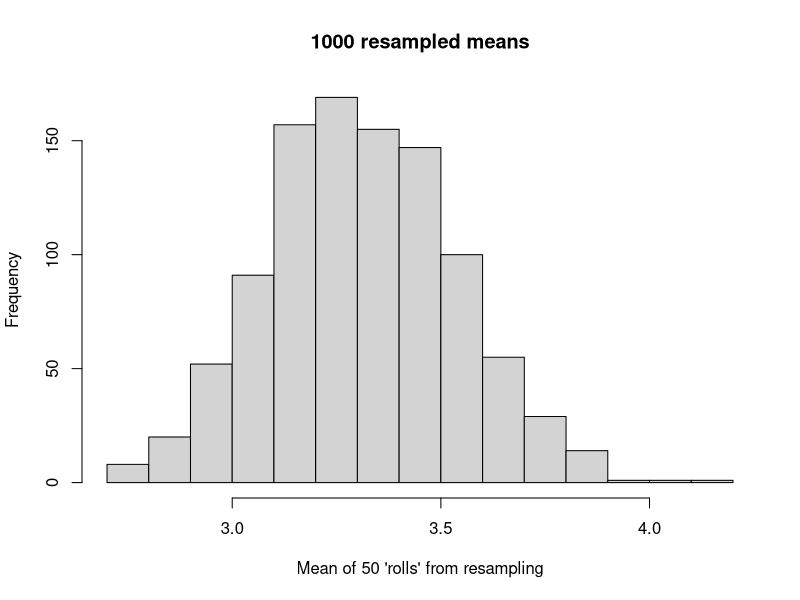

Generate this figure with R:
## ---- chunk 1
set.seed(123)
x = sample(1:6,50,T,prob = c(5,5,4,4,4,4))
xbar = mean(x)
s = round(sd(x),3)
n = 50
flb = round(xbar-2*s/sqrt(n),3)
fub = round(xbar+2*s/sqrt(n),3)
fme = round(2*s/sqrt(n),2)
xx = matrix(sample(x,50*1000,T),ncol = 50)
means = sort(apply(xx,1,mean))
blb = means[26]
bub = means[975]
bme = round((bub-blb)/2,2)
## ---- chunk 2
hist(means,main="1000 resampled means",xlab="Mean of 50 'rolls' from resampling")

